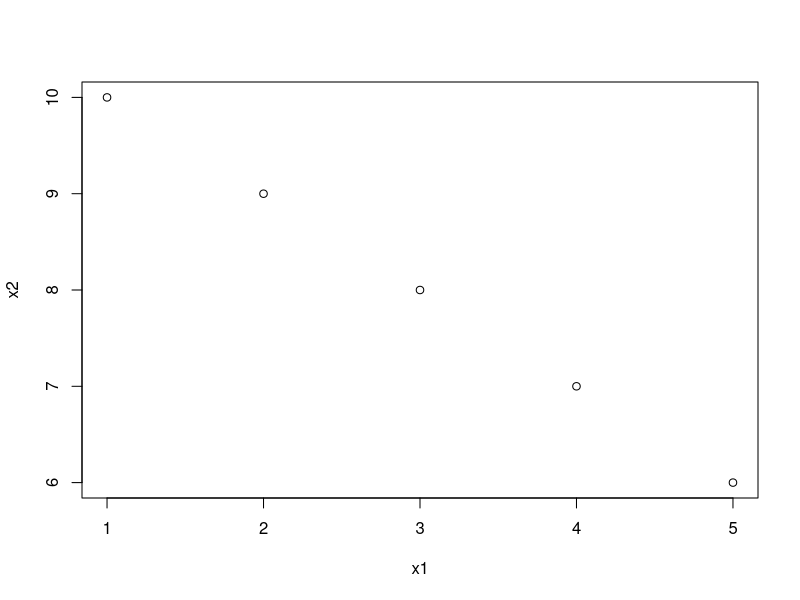
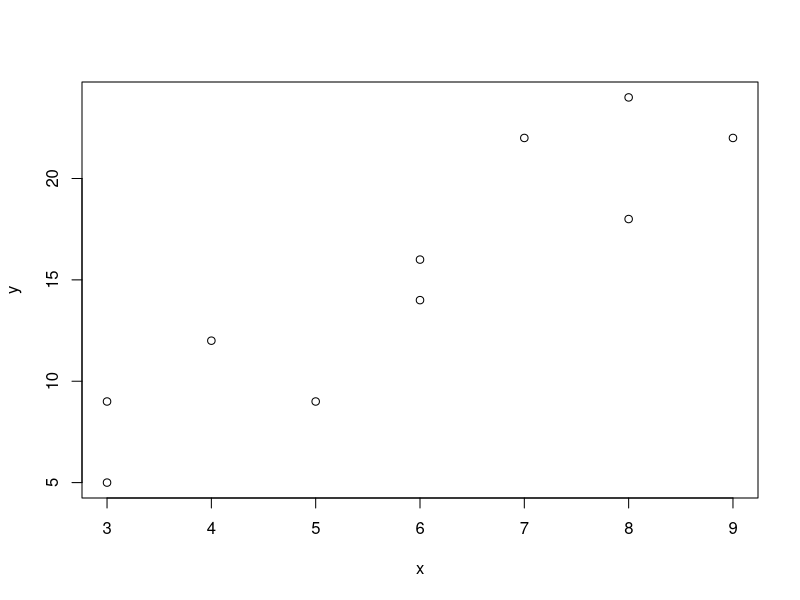

R code for these plots, in order:
# 두 범주형 변수의 요약 -> table
x1 <- c('A','B','C','A');x1
x1 <- as.factor(x1);x1
class(x1)

x2 <- c('X','Y','Y','X');x2
x2 <- as.factor(x2);x2

table(x1,x2)

# 두 연속형 변수의 요약 -> plot 
x1 <- c(1,2,3,4,5);x1
x2 <- c(10,9,8,7,6);x2

plot(x1,x2)

# 두 연속형 변수의 수치적 요약 -> cor
cor(x1,x2)

## 단순선형회귀모형 
# 예제. 다음 표는 어떤 알레르기 증세에 효과가 있다고 하는 새로 개발된 약품의 복용량(mg)과 효과가 지속되는 기간(일)을 기록한 자료이다. 
x <- c(3,3,4,5,6,6,7,8,8,9);x
y <- c(9,5,12,9,14,16,22,18,24,22);y

# 제일 먼저 plot 그려봐야 함!!
plot(x,y) # 점들이 어떤 직선 주위로 흩어져 나타남. 
# 두 변수 사이에 근사적인 직선관계가 있음을 확인함. 
# 완벽한 직선의 관계는 아닌 점에 주의. 
# 여기서는 직선관계로 나타났지만, 직선관계가 아닌 경우 데이터를 변환하여 직선 관계를 만들어 줄 수 있음.

xbar <- mean(x);xbar
Sxx <- (x-xbar)%*%(x-xbar);Sxx # %*% : matrix 곱

ybar <- mean(y);ybar
Sxy <- (x-xbar)%*%(y-ybar);Sxy

beta1_hat <- Sxy/Sxx;beta1_hat
beta0_hat <- ybar-beta1_hat*xbar;beta0_hat

pred <- beta0_hat + beta1_hat*x;pred  # 예측
res <- y - pred; res  # 오차 (residual)

sum(res)

SSE <- res%*%res;SSE

n <- length(x);n
MSE <- SSE/(n-2);MSE


#### R의 내장함수 사용 - lm(Y~X, data = dataset)
model <- lm(y~x);model
summary(model)

# predict
pred <- predict(model);pred
res <- y - pred;res
sum(res)
SSE <- res%*%res;SSE
MSE <- SSE/(n-2);MSE
